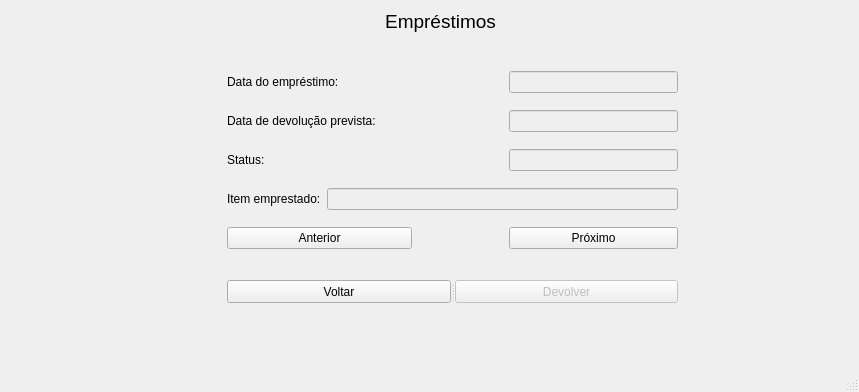
<?xml version="1.0" encoding="UTF-8"?>
<ui version="4.0">
 <class>Devolucao</class>
 <widget class="QMainWindow" name="Devolucao">
  <property name="geometry">
   <rect>
    <x>0</x>
    <y>0</y>
    <width>859</width>
    <height>392</height>
   </rect>
  </property>
  <property name="windowTitle">
   <string>MainWindow</string>
  </property>
  <widget class="QWidget" name="centralwidget">
   <widget class="QLabel" name="label">
    <property name="geometry">
     <rect>
      <x>380</x>
      <y>10</y>
      <width>121</width>
      <height>23</height>
     </rect>
    </property>
    <property name="font">
     <font>
      <pointsize>14</pointsize>
      <weight>50</weight>
      <bold>false</bold>
     </font>
    </property>
    <property name="text">
     <string>Empréstimos</string>
    </property>
    <property name="alignment">
     <set>Qt::AlignCenter</set>
    </property>
   </widget>
   <widget class="QWidget" name="layoutWidget">
    <property name="geometry">
     <rect>
      <x>227</x>
      <y>60</y>
      <width>451</width>
      <height>201</height>
     </rect>
    </property>
    <layout class="QGridLayout" name="gridLayout">
     <item row="4" column="0" colspan="2">
      <widget class="QPushButton" name="antBtn">
       <property name="text">
        <string>Anterior</string>
       </property>
      </widget>
     </item>
     <item row="4" column="3" colspan="2">
      <widget class="QPushButton" name="proxBtn">
       <property name="text">
        <string>Próximo</string>
       </property>
      </widget>
     </item>
     <item row="0" column="3" colspan="2">
      <widget class="QLineEdit" name="dataEmpTxt">
       <property name="enabled">
        <bool>false</bool>
       </property>
      </widget>
     </item>
     <item row="0" column="0" colspan="3">
      <widget class="QLabel" name="label_2">
       <property name="text">
        <string>Data do empréstimo:</string>
       </property>
      </widget>
     </item>
     <item row="1" column="0" colspan="3">
      <widget class="QLabel" name="label_3">
       <property name="text">
        <string>Data de devolução prevista:</string>
       </property>
      </widget>
     </item>
     <item row="2" column="3" colspan="2">
      <widget class="QLineEdit" name="statusTxt">
       <property name="enabled">
        <bool>false</bool>
       </property>
      </widget>
     </item>
     <item row="2" column="0">
      <widget class="QLabel" name="label_4">
       <property name="text">
        <string>Status:</string>
       </property>
      </widget>
     </item>
     <item row="1" column="3" colspan="2">
      <widget class="QLineEdit" name="dataDevTxt">
       <property name="enabled">
        <bool>false</bool>
       </property>
      </widget>
     </item>
     <item row="3" column="0">
      <widget class="QLabel" name="label_6">
       <property name="text">
        <string>Item emprestado:</string>
       </property>
      </widget>
     </item>
     <item row="3" column="1" colspan="4">
      <widget class="QLineEdit" name="tituloItemTxt">
       <property name="enabled">
        <bool>false</bool>
       </property>
      </widget>
     </item>
    </layout>
   </widget>
   <widget class="QSplitter" name="splitter">
    <property name="geometry">
     <rect>
      <x>227</x>
      <y>280</y>
      <width>451</width>
      <height>23</height>
     </rect>
    </property>
    <property name="orientation">
     <enum>Qt::Horizontal</enum>
    </property>
    <widget class="QPushButton" name="voltarBtn">
     <property name="text">
      <string>Voltar</string>
     </property>
    </widget>
    <widget class="QPushButton" name="devolverBtn">
     <property name="enabled">
      <bool>false</bool>
     </property>
     <property name="text">
      <string>Devolver</string>
     </property>
    </widget>
   </widget>
  </widget>
  <widget class="QStatusBar" name="statusbar"/>
 </widget>
 <resources/>
 <connections/>
</ui>
